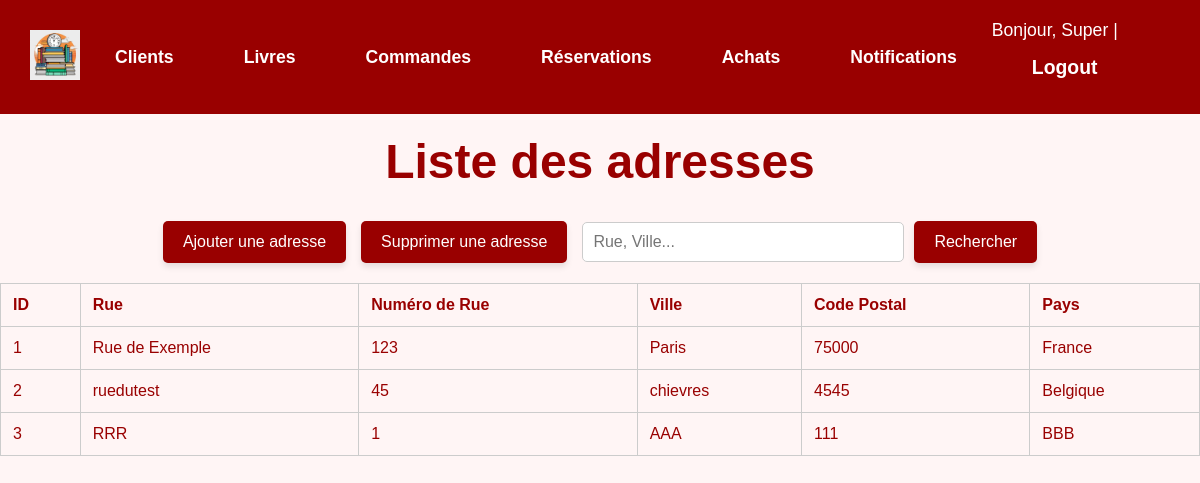
Before: /adresses/ (signed in) with the older database file.
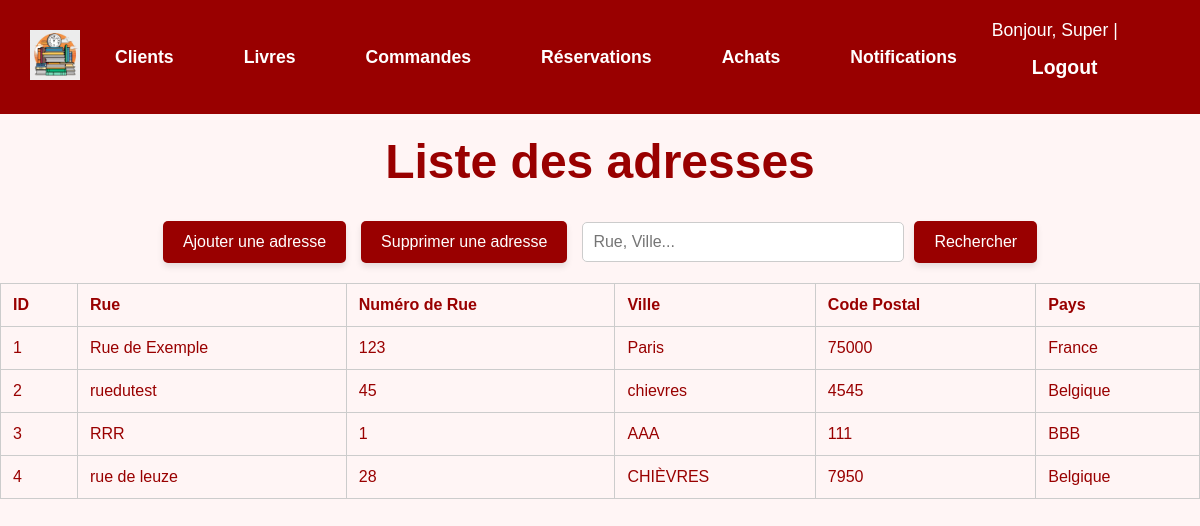
After: the same page with the newer database file.
### gui/models.py (models this page shows, shortened)
class Adresse(models.Model):
    rue = models.CharField(max_length=255)
    n_rue = models.IntegerField()
    ville = models.ForeignKey(Ville, on_delete=models.CASCADE)
    """class Meta:
        db_table = 'Adresse'"""

class Ville(models.Model):
    nom_ville = models.CharField(max_length=100, primary_key=True)
    code_postal = models.CharField(max_length=10)
    pays = models.CharField(max_length=50)
    class Meta:
        db_table = 'Ville'
    def __str__(self):
        return self.nom_ville

### gui/views.py (the view)
# urls.py: path('adresses/', AdresseList.as_view(), name='adresses_list'),
class AdresseList(StaffRequiredMixin,ListView):
    model = Adresse
    template_name = 'gui/lister_adresses.html'
    def get_queryset(self):
        sort_by = self.request.GET.get('sort_by', 'id')  # Par défaut : titre
        order = self.request.GET.get('order', 'asc')  # Par défaut : asc
        sort_prefix = '' if order == 'asc' else '-'
        sorting_options = {
            'id':'id',
            'rue':'rue',
            'n_rue':'n_rue',
            'ville':'ville',
            'ville_code_postal':'ville__code_postal',
            'ville_pays':'ville__pays',
        }
        queryset = super().get_queryset()
        if sort_by in sorting_options:
            queryset = queryset.order_by(f"{sort_prefix}{sorting_options[sort_by]}")
        return queryset

### gui/views.py (called while the page is built)
    def test_func(self):
        return self.request.user.is_staff

### templates/gui/lister_adresses.html (shortened to what this page needs)
{% load static %}
<!DOCTYPE html>
<html lang="fr">
<head>
</head>
<body>
    {% include 'gui/navbar.html' %}
    <h1 style="color: #990000; text-align: center; font-size: 3em; margin-top: 20px;">Liste des adresses</h1>
    <div class="action-bar">
        <a href="/adresses/create/" class="button">Ajouter une adresse</a>
        <a href="/adresses/delete/" class="button">Supprimer une adresse</a>
        <form method="GET" action="{% url 'adresses_research' %}" style="display: inline-flex; align-items: center; gap: 10px;">
            <input type="text" id="search" name="search" placeholder="Rue, Ville..." value="{{ request.GET.search }}">
            <button type="submit" class="button">Rechercher</button>
        </form>
    </div>
    <table>
        <thead>
            <tr>
                <th><a href="?sort_by=id&order={% if request.GET.order == 'asc' %}desc{% else %}asc{% endif %}">ID</a></th>
                <th><a href="?sort_by=rue&order={% if request.GET.order == 'asc' %}desc{% else %}asc{% endif %}">Rue</a></th>
                <th><a href="?sort_by=n_rue&order={% if request.GET.order == 'asc' %}desc{% else %}asc{% endif %}">Numéro de Rue</a></th>
                <th><a href="?sort_by=ville&order={% if request.GET.order == 'asc' %}desc{% else %}asc{% endif %}">Ville</a></th>
                <th><a href="?sort_by=ville_code_postal&order={% if request.GET.order == 'asc' %}desc{% else %}asc{% endif %}">Code Postal</a></th>
                <th><a href="?sort_by=ville_pays&order={% if request.GET.order == 'asc' %}desc{% else %}asc{% endif %}">Pays</a></th>
            </tr>
        </thead>
        <tbody>
            {% for adresse in object_list %}
                <tr>
                    <td>{{ adresse.id }}</td>
                    <td>{{ adresse.rue }}</td>
                    <td>{{ adresse.n_rue }}</td>
                    <td>{{ adresse.ville }}</td>
                    <td>{{ adresse.ville.code_postal }}</td>
                    <td>{{ adresse.ville.pays }}</td>
                </tr>
            {% endfor %}
        </tbody>
    </table>
</body>
</html>

Changed rows visible on the page:
added Adresse: id "4", rue "rue de leuze", n_rue "28", ville "CHIÈVRES", ville.code_postal "7950", ville.pays "Belgique"
